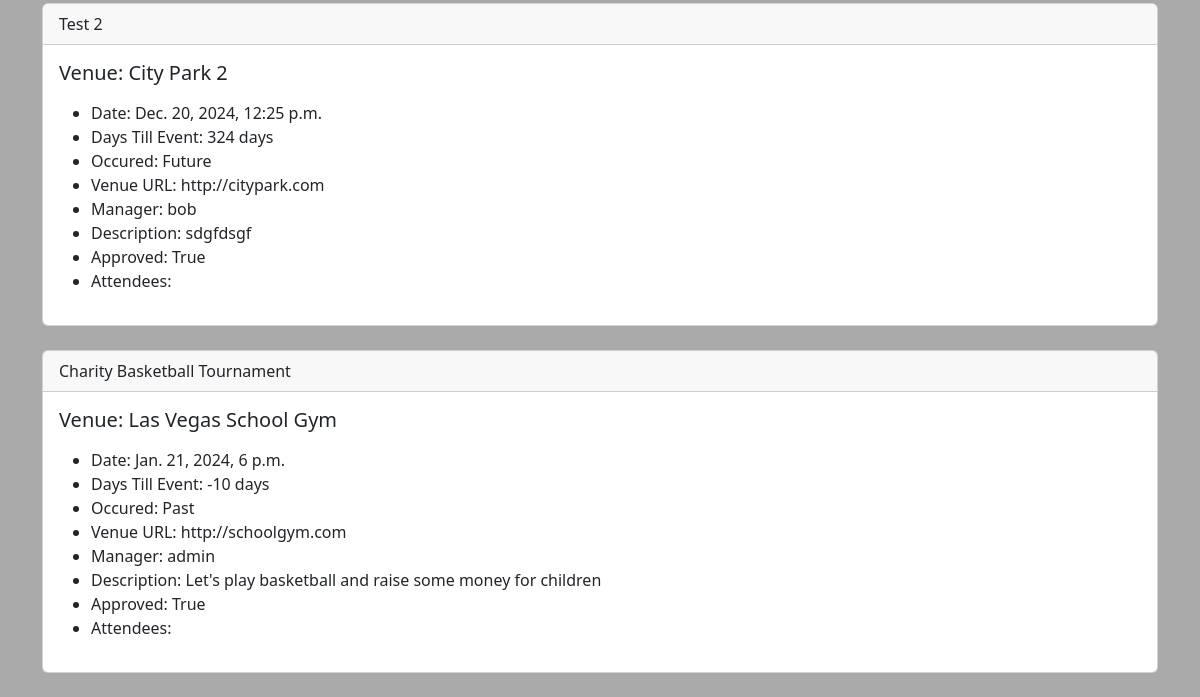
/events/ (lower part), run on an earlier commit of the app's database.
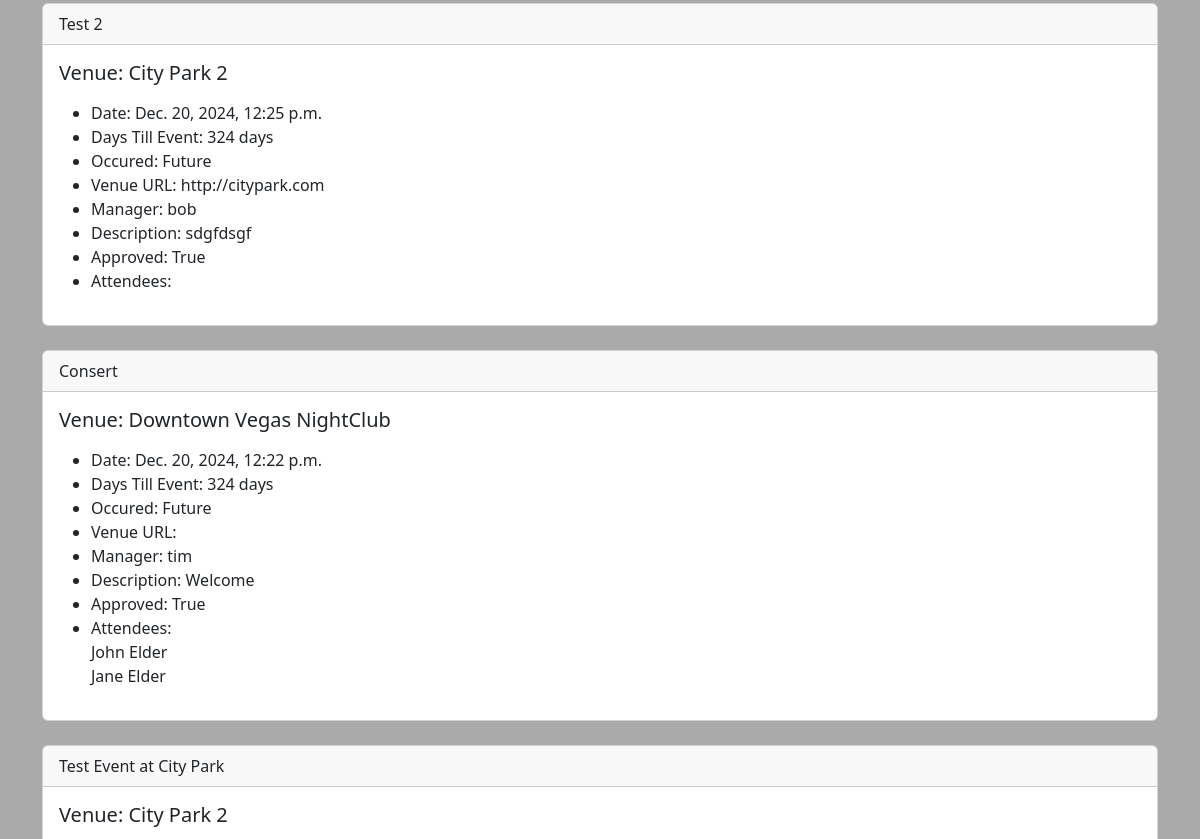
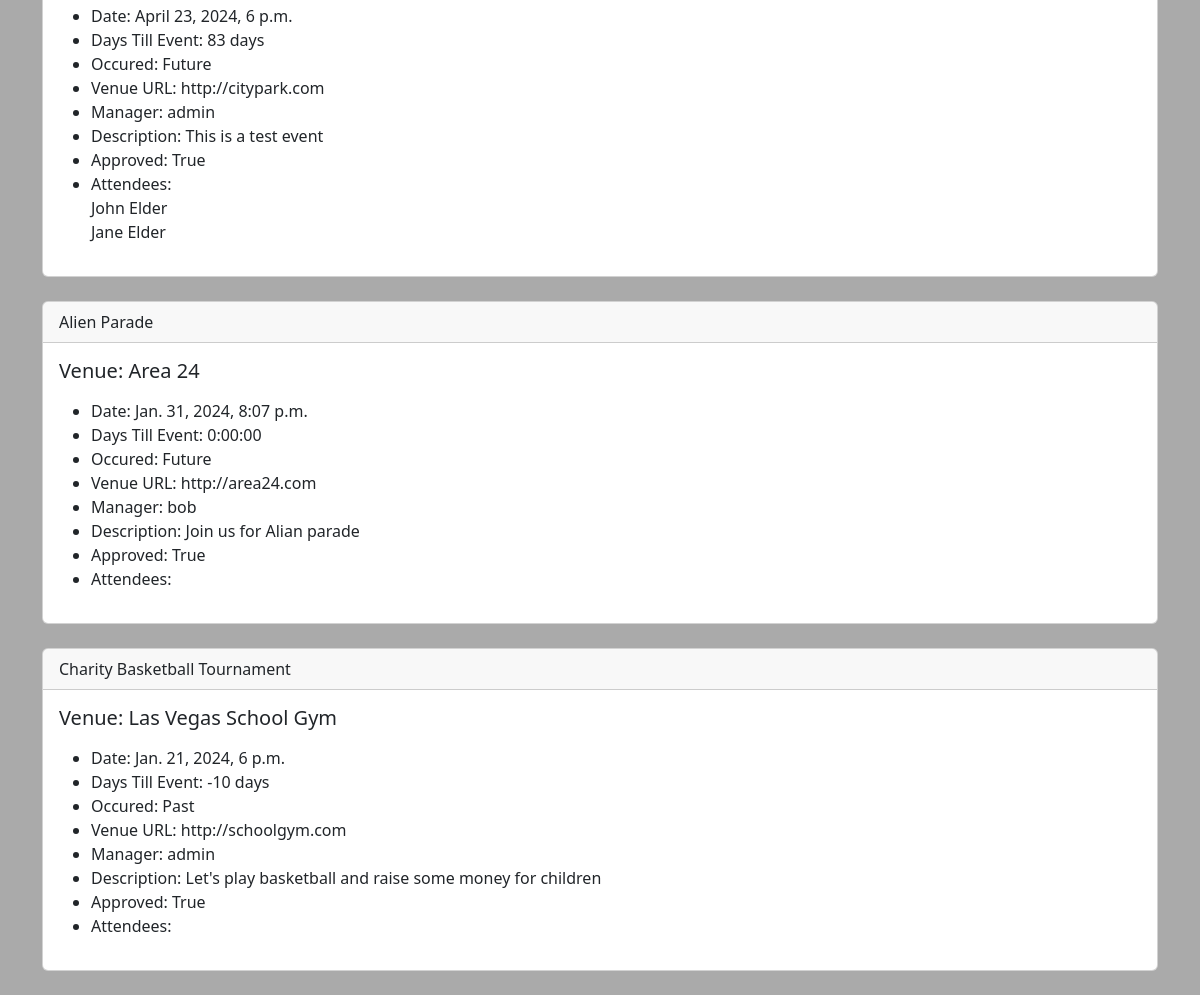
And on a later commit of the database (2 pictures, top to bottom).
### events/models.py (models this page shows)
class Event(models.Model):
    name = models.CharField(max_length=120)
    event_date = models.DateTimeField()
    venue = models.ForeignKey(Venue, blank=True, null=True, on_delete=models.CASCADE)
    manager = models.ForeignKey(User, blank=True, null=True, on_delete=models.SET_NULL)
    description = models.TextField(blank=True)
    attendees = models.ManyToManyField(MyClubUser, blank=True)
    approved = models.BooleanField(default=False)
    def __str__(self):
        return self.name
    @property
    def Days_till(self):
        today = date.today()
        days_till = self.event_date.date() - today
        days_till_stripped = str(days_till).split(",", 1)[0]
        return days_till_stripped
    @property
    def Is_Past(self):
        today = date.today()
        if self.event_date.date() < today:
            thing = "Past"
        else:
            thing = "Future"
        return thing

class Venue(models.Model):
    name = models.CharField(max_length=120)
    address = models.CharField(max_length=300)
    zip_code = models.CharField(max_length=15)
    phone = models.CharField(max_length=25, blank=True)
    web = models.URLField(blank=True)
    email_address = models.EmailField(blank=True)
    owner = models.IntegerField(blank=False, default=1)
    venue_image = models.ImageField(null=True, blank=True, upload_to="images/")
    def __str__(self):
        return self.name

class MyClubUser(models.Model):
    first_name = models.CharField(max_length=30)
    last_name = models.CharField(max_length=30)
    email = models.EmailField()
    def __str__(self):
        return self.first_name + ' ' + self.last_name

### events/views.py (the view)
# urls.py: path('events/', views.all_events, name="list-events"),
def all_events(request):
    event_list = Event.objects.all().order_by('-event_date', 'name')
    context = {
        "event_list" : event_list,
    }
    return render(request, 'event_list.html', context)

### events/templates/event_list.html (shortened to what this page needs)
{% extends 'base.html' %}
{% block content %}
<br>
{% for event in event_list %}
{% if event.approved %}
<div class="card">
    <div class="card-header">
        {{ event }}
    </div>
    <div class="card-body">
      <h5 class="card-title">Venue: {{ event.venue }}</h5>
      <p class="card-text">
        <ul>
            <li>Date: {{ event.event_date }}</li>
            <li>Days Till Event: {{ event.Days_till }}</li>
            <li>Occured: {{ event.Is_Past }}</li>
            <li>Venue URL: {{ event.venue.web }}</li>
            <li>Manager: {{ event.manager }}</li>
            <li>Description: {{ event.description }}</li>
            <li>Approved: {{ event.approved }}</li>
            <li>Attendees:<br>
                {% for user in event.attendees.all %}
                     {{ user }} <br>
                {% endfor %}
            </li>
        </ul>
      </p>
    </div>
</div>
<br>
{% endif %}
{% endfor %}
{% endblock %}

What changed in the data, as far as the page shows it:
now on this page (row edited): Event: name "Consert", venue "Downtown Vegas NightClub", event_date "Dec. 20, 2024, 12:22 p.m.", Days_till "324 days", Is_Past "Future", manager "tim", description "Welcome", approved "True"
now on this page (row unchanged): MyClubUser: first_name+last_name "John Elder"
now on this page (row unchanged): MyClubUser: first_name+last_name "Jane Elder"
now on this page (row edited): Event: name "Test Event at City Park", venue "City Park 2", event_date "April 23, 2024, 6 p.m.", Days_till "83 days", Is_Past "Future", venue.web "http://citypark.com", manager "admin", description "This is a test event", approved "True"
now on this page (row edited): Event: name "Alien Parade", venue "Area 24", event_date "Jan. 31, 2024, 8:07 p.m.", Days_till "0:00:00", Is_Past "Future", venue.web "http://area24.com", manager "bob", description "Join us for Alian parade", approved "True"
